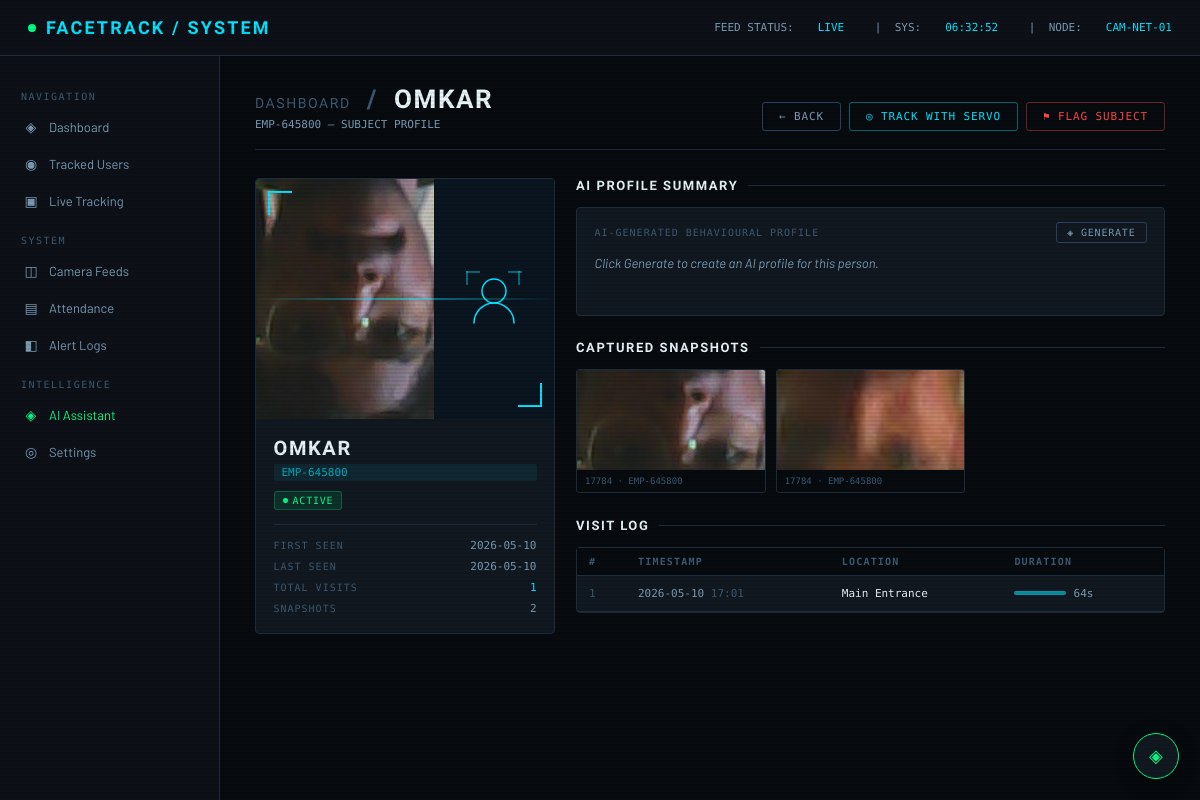
Screenshot of /user/EMP-645800 with the database file from the repository.
### database.py (models this page shows, shortened)
class Person(Base):
    __tablename__ = "persons"
    id          = Column(Integer, primary_key=True, autoincrement=True)
    name        = Column(String(100), nullable=False)
    employee_id = Column(String(50), unique=True, nullable=False)
    role        = Column(String(100), default="Employee")
    department  = Column(String(100), default="General")
    photo_path  = Column(String(255), nullable=True)      # saved face snapshot
    created_at  = Column(DateTime, default=datetime.utcnow)
    is_active   = Column(Boolean, default=True)
    embeddings  = relationship("FaceEmbedding", back_populates="person", cascade="all, delete-orphan")
    logs        = relationship("AttendanceLog",  back_populates="person", cascade="all, delete-orphan")

### app.py (the view)
@app.route("/user/<employee_id>")
def user_detail(employee_id):
    user=_get_user(employee_id)
    if user is None: return redirect(url_for("index"))
    return render_template("user_detail.html",user=user)

### app.py (called while the page is built)
def _get_user(eid):
    session = get_session()
    try:
        p = session.query(Person).filter_by(employee_id=eid).first()
        return _person_to_user(p) if p else None
    finally: session.close()

### database.py (called while the page is built)
def get_session():
    return SessionLocal()

### templates/user_detail.html (shortened to what this page needs)
{% extends "base.html" %}
{% block content %}
<div class="page-header">
  <div>
    <h1>
      <a href="/" style="color:var(--text-lo); text-decoration:none; font-size:14px; font-weight:400;">Dashboard</a>
      <span style="color:var(--text-lo); margin: 0 8px;">/</span>
      {{ user.name }}
    </h1>
    <div class="sub">{{ user.id }} — SUBJECT PROFILE</div>
  </div>
  <div style="display:flex; gap:8px;">
    <a href="/" class="btn">← Back</a>
    <button class="btn" id="track-btn" onclick="toggleTracking()" style="color:var(--accent); border-color:rgba(0,229,255,0.4);">
    </button>
    {% if user.status == 'active' %}
      <form method="POST" action="/user/{{ user.id }}/flag" style="margin:0;">
        <button type="submit" class="btn" style="color:var(--red); border-color:rgba(255,68,68,0.4);">⚑ Flag Subject</button>
      </form>
    {% else %}
      <form method="POST" action="/user/{{ user.id }}/clear" style="margin:0;">
        <button type="submit" class="btn" style="color:var(--green); border-color:rgba(0,255,135,0.4);">✓ Clear Flag</button>
      </form>
    {% endif %}
  </div>
</div>
<div class="detail-layout">
  <div class="profile-card">
    <div class="profile-avatar">
      {% if user.snapshots %}
        <img
          src="{{ url_for('static', filename='snapshots/' + user.snapshots[0].filename) }}"
          alt="Latest snapshot"
          onerror="this.style.display='none'"
        />
      {% endif %}
      <div class="placeholder">
      </div>
      <div class="scan-line"></div>
    </div>
    <div class="profile-body">
      <div class="profile-name">{{ user.name }}</div>
      <div class="id-chip">{{ user.id }}</div>
      <div style="margin-top: 8px;">
        {% if user.status == 'active' %}
          <span class="badge badge-green"><span class="badge-dot"></span>Active</span>
        {% elif user.status == 'flagged' %}
          <span class="badge badge-red"><span class="badge-dot"></span>⚑ Flagged</span>
        {% else %}
          <span class="badge badge-amber"><span class="badge-dot"></span>{{ user.status }}</span>
        {% endif %}
      </div>
      <div class="profile-rows">
        <div class="profile-row">
          <span class="key">First Seen</span>
          <span class="val">{{ user.first_seen[:10] }}</span>
        </div>
        <div class="profile-row">
          <span class="key">Last Seen</span>
          <span class="val">{{ user.last_seen[:10] }}</span>
        </div>
        <div class="profile-row">
          <span class="key">Total Visits</span>
          <span class="val" style="color:var(--accent);">{{ user.visit_count }}</span>
        </div>
        <div class="profile-row">
          <span class="key">Snapshots</span>
          <span class="val">{{ user.snapshots|length }}</span>
        </div>
      </div>
    </div>
  </div>
  <div>
    <div class="section-block">
      <div class="section-title">AI Profile Summary</div>
      <div class="card" style="padding:1rem 1.25rem;" id="ai-summary-card">
        <div style="display:flex;align-items:center;justify-content:space-between;margin-bottom:10px;">
          <div style="font-family:var(--font-mono);font-size:10px;color:var(--text-lo);
                      letter-spacing:.1em;text-transform:uppercase;">
            AI-Generated Behavioural Profile
          </div>
          <button class="btn" id="ai-summary-btn" onclick="loadAISummary()" style="padding:4px 10px;font-size:10px;">
            ◈ Generate
          </button>
        </div>
        <div id="ai-summary-text" style="font-size:13px;color:var(--text-mid);
             line-height:1.6;font-style:italic;min-height:48px;">
          Click Generate to create an AI profile for this person.
        </div>
      </div>
    </div>
    <div class="section-block">
      <div class="section-title">Captured Snapshots</div>
      <div class="snapshots-grid">
        {% for snap in user.snapshots %}
        <div class="snapshot-item">
          <img
            src="{{ url_for('static', filename='snapshots/' + snap.filename) }}"
            alt="snapshot"
            onerror="this.style.display='none'; this.parentElement.querySelector('.snap-placeholder').style.display='flex';"
          />
          <div class="snapshot-meta">{{ snap.timestamp[11:16] }} · {{ snap.timestamp[:10] }}</div>
        </div>
        {% endfor %}
      </div>
    </div>
    <div class="section-block">
      <div class="section-title">Visit Log</div>
      <div class="card" style="padding: 0;">
        <table class="visit-table">
          <thead>
            <tr>
              <th>#</th>
              <th>Timestamp</th>
              <th>Location</th>
              <th>Duration</th>
            </tr>
          </thead>
          <tbody>
            {% for log in user.visit_log %}
            <tr>
              <td style="color: var(--text-lo);">{{ loop.index }}</td>
              <td>{{ log.timestamp[:10] }} <span style="color:var(--text-lo);">{{ log.timestamp[11:16] }}</span></td>
              <td style="color: var(--text-hi);">{{ log.location }}</td>
              <td>
                <div class="duration-bar">
                  <div class="bar" style="width: {{ [log.duration_sec * 0.8, 80] | min }}px;"></div>
                  <span>{{ log.duration_sec }}s</span>
                </div>
              </td>
            </tr>
            {% endfor %}
          </tbody>
        </table>
      </div>
    </div>
  </div>
</div>
{% endblock %}

### templates/base.html (style rules this page uses)
*, *::before, *::after { box-sizing: border-box; margin: 0; padding: 0; }
:root { --bg-deep: #070b0f; --bg-panel: #0d1117; --bg-card: #111820; --bg-hover: #161f2a; --border: #1e2d3d; --border-hi: #2a4060; --accent: #00e5ff; --accent-dim: #00a8bb; --accent-glow:#00e5ff22; --green: #00ff87; --red: #ff4444; --amber: #ffb300; --text-hi: #e8f4f8; --text-mid: #7a9bb5; --text-lo: #3d5a72; --font-mono: 'Share Tech Mono', monospace; --font-body: 'Barlow', sans-serif; --font-cond: 'Barlow Condensed', sans-serif; }
html, body { background: var(--bg-deep); color: var(--text-hi); font-family: var(--font-body); font-size: 14px; min-height: 100vh; }
body::before { content: ''; position: fixed; inset: 0; background: repeating-linear-gradient( 0deg, transparent, transparent 2px, rgba(0,0,0,0.07) 2px, rgba(0,0,0,0.07) 4px ); pointer-events: none; z-index: 9999; }
.page-header { display: flex; align-items: flex-end; justify-content: space-between; margin-bottom: 2rem; padding-bottom: 1.25rem; border-bottom: 1px solid var(--border); }
.page-header h1 { font-family: var(--font-cond); font-size: 26px; font-weight: 700; letter-spacing: 0.06em; color: var(--text-hi); text-transform: uppercase; }
.page-header .sub { font-family: var(--font-mono); font-size: 11px; color: var(--text-mid); margin-top: 4px; }
.card { background: var(--bg-card); border: 1px solid var(--border); border-radius: 4px; padding: 1.25rem 1.5rem; }
.badge { display: inline-flex; align-items: center; gap: 5px; padding: 3px 8px; border-radius: 3px; font-family: var(--font-mono); font-size: 10px; letter-spacing: 0.08em; text-transform: uppercase; }
.badge-green { background: rgba(0,255,135,0.1); color: var(--green); border: 1px solid rgba(0,255,135,0.25); }
.badge-dot { width: 5px; height: 5px; border-radius: 50%; background: currentColor; }
.btn { display: inline-flex; align-items: center; gap: 6px; padding: 7px 16px; background: transparent; border: 1px solid var(--border-hi); color: var(--text-mid); font-family: var(--font-mono); font-size: 11px; letter-spacing: 0.08em; text-transform: uppercase; border-radius: 3px; cursor: pointer; text-decoration: none; transition: all 0.15s; }
.id-chip { font-family: var(--font-mono); font-size: 11px; color: var(--accent-dim); background: rgba(0,229,255,0.08); padding: 2px 8px; border-radius: 2px; }

### rows the page displays
Person: name "OMKAR", id "EMP-645800", shows a picture, timestamp "17784", employee "EMP-645800"

### other values shown
{{ user.first_seen[:10] }} "2026-05-10"
{{ user.last_seen[:10] }} "2026-05-10"
{{ user.visit_count }} "1"
{{ user.snapshots|length }} "2"
{{ log.timestamp[:10] }} "2026-05-10"
{{ log.timestamp[11:16] }} "17:01"
{{ log.location }} "Main Entrance"
{{ log.duration_sec }} "64"
